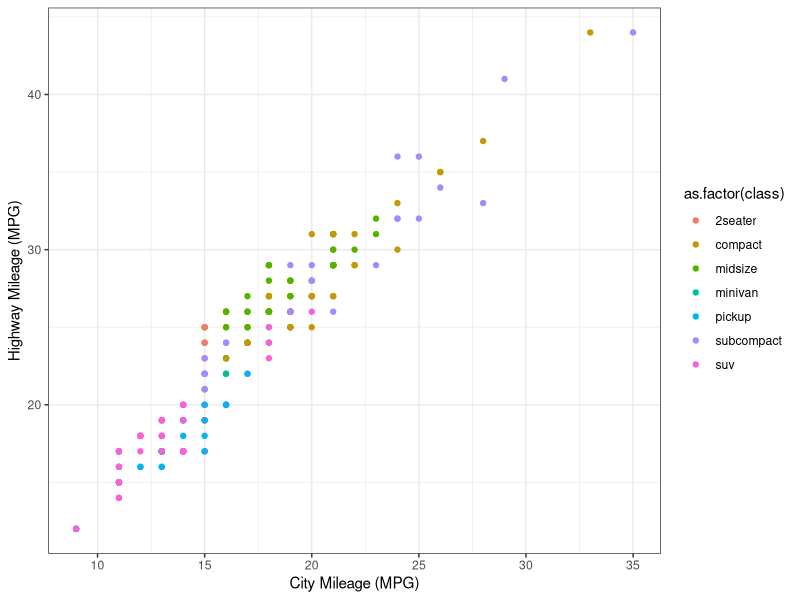
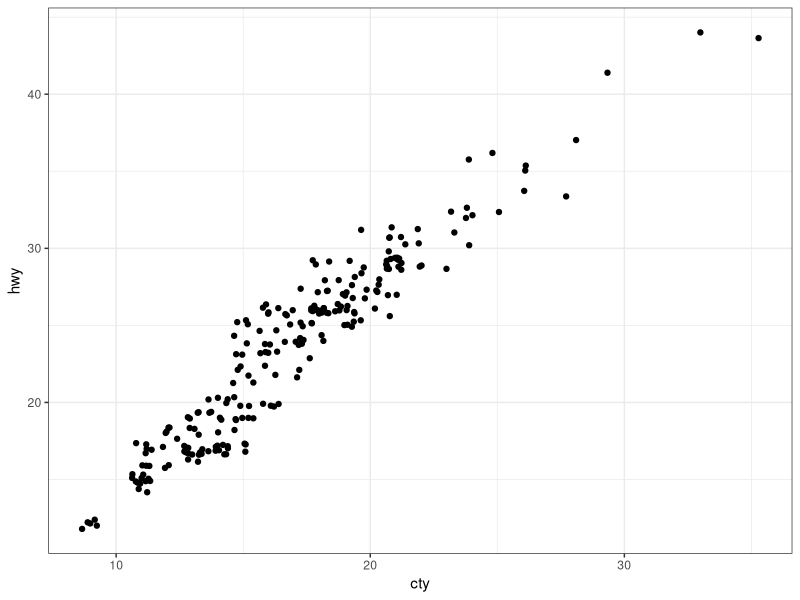
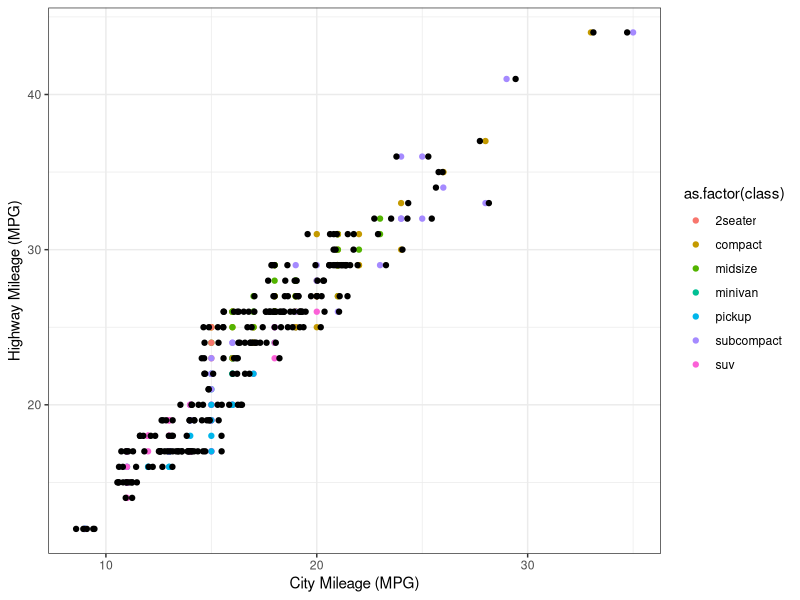
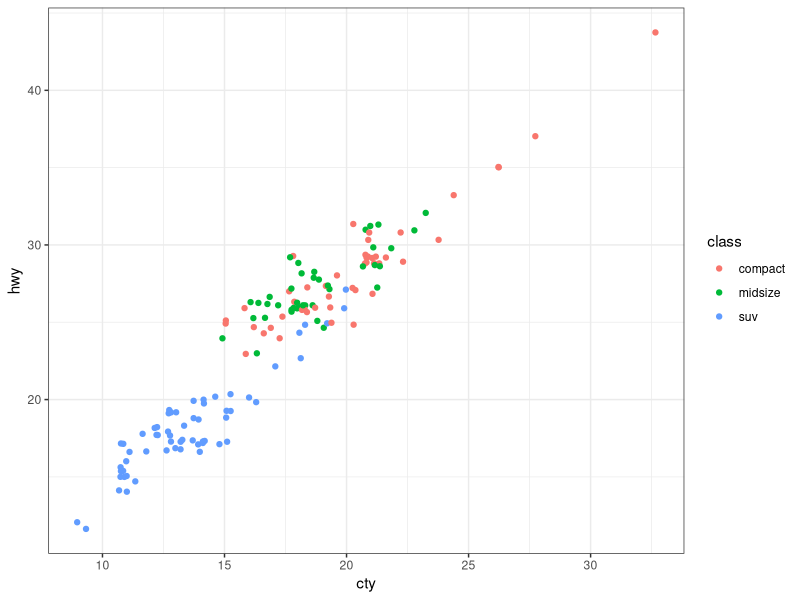
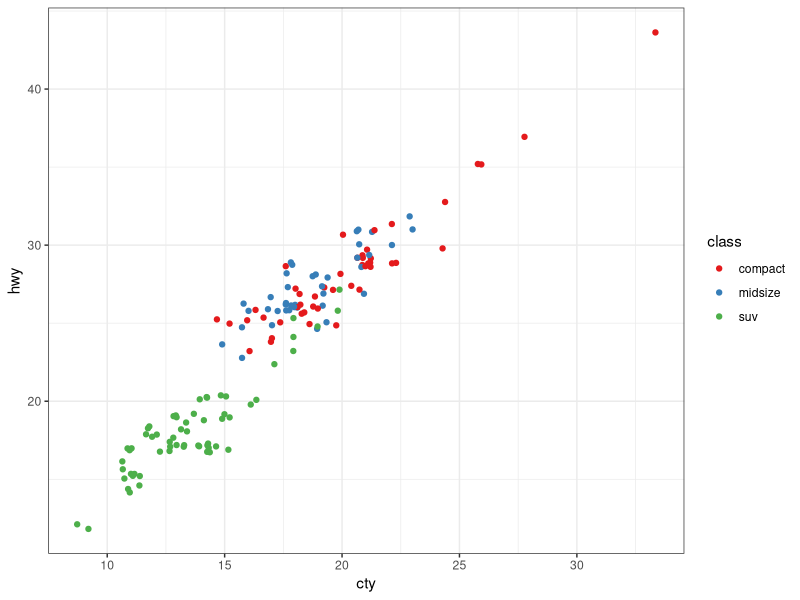
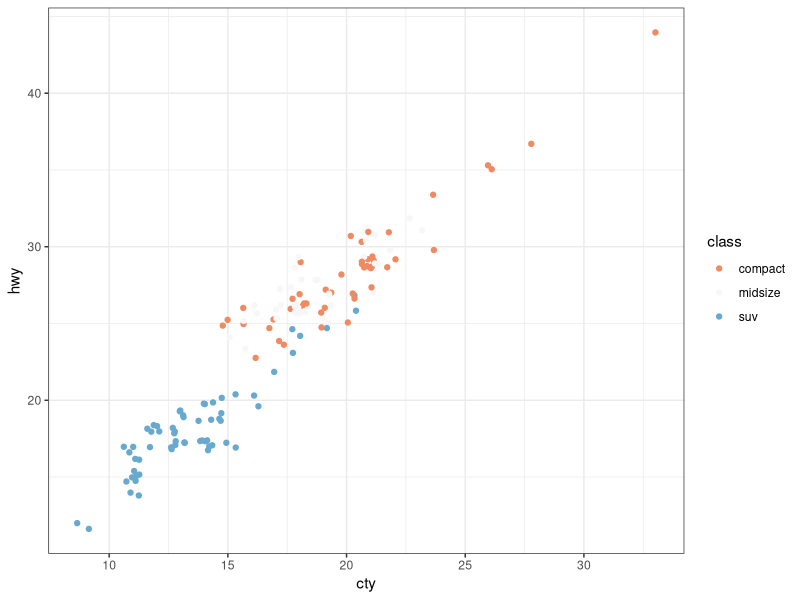
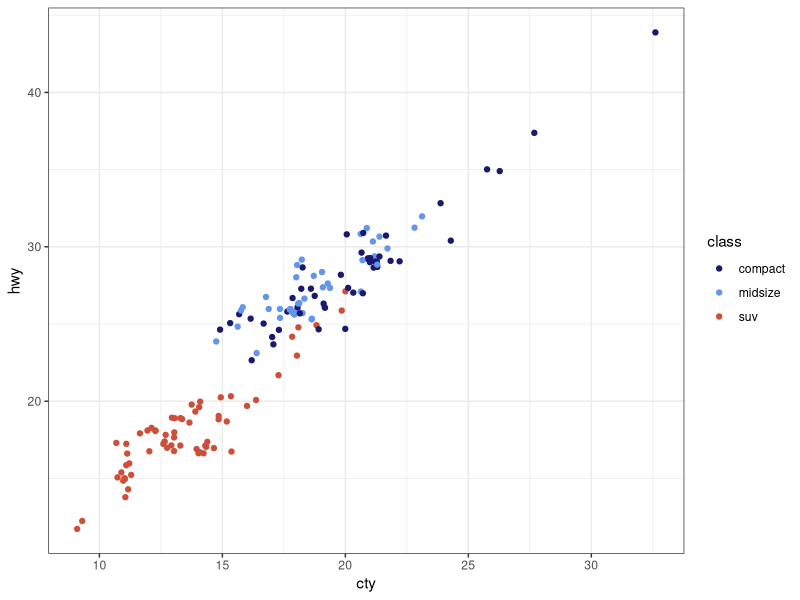
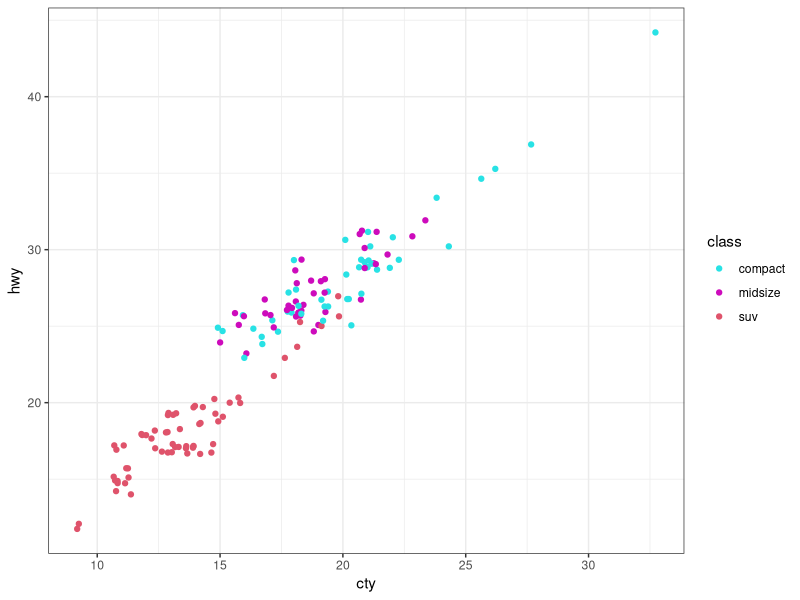

Generate these figures, in order, with R: (Note: this script raises an error after producing the figures.)
# ---------------------------------------------------------- #
#### MODULE 3: Plot even more data!                       ####               
# ---------------------------------------------------------- #

## OBJECTIVE:
# 1. To develop a "grammar of graphics".
# 2. To become comfortable using ggplot2 for exploratory data visualization.


# ---------------------------------------------------------- #
#### SET UP:                                              ####
# ---------------------------------------------------------- #
# REMINDER: In RStudio, open the Rproject for our course (UNCG_DataWrangling), 
# pull any changes from GitHub, and navigate to the branch you created for 
# yourself (just a single branch for the whole semester) in RStudio's Git tab.
# Open this week's assignment in this new branch to complete and submit on GitHub.
# Ideally, you'll commit your answers a bit at a time as you work through
# this assignment, rather than committing all at once at the end.

# Reminder of some helpful resources for graphing in R:
# ggplot Cookbook: http://www.cookbook-r.com/Graphs/
# Official ggplot2 Book: https://ggplot2-book.org/
# Themes in ggplot2: https://ggplot2-book.org/polishing.html#themes

# In ggplot2, aesthetic means “something you can see”. Each aesthetic is a
# mapping between a visual cue and a variable.
# Examples include:
# position (i.e., on the x and y axes)
# color (“outside” color)
# fill (“inside” color)
# shape (of points)
# line type
# size

# Each type of geometric object (geom) accepts only a subset of all aesthetics.
# Refer to the geom help pages to see what mappings each geom accepts. Aesthetic
# mappings are set with the aes() function.

# TASK: We will be using the ggplot2 package for graphing. Fortunately, ggplot2 
# is nested within the tidyverse package (along with many others).
# Start by writing code to load the tidyverse library.
# HINT: see the end of assignment #1 if you forgot how to load a package.

library(tidyverse)

# TASK: Write code below to set your theme to black and white and both your major
# AND minor gridlines to element_blank for all plots you'll be making today.
# HINT: Check back to last week's assignment section 1.9 for setting themes for
# all plots.

theme_set(theme_bw())

# ---------------------------------------------------------- #
#### 1.0 CORRELATION                                      ####
# ---------------------------------------------------------- #

# We learned how to make correlations last week, but it never hurts to get
# more practice! Let's start by using a data set built into ggplot2.
# The mpg dataset looks at the gas efficiency of different cars. Run the following
# code to load the data:
data(mpg, package = "ggplot2")

# TASK: Create a scatterplot (i.e., a dot plot) to relate city and highway mileage.
# Color the points by the class of car (class column) and label the x and y axis 
# to be more informative (City Mileage (MPG) vs Highway Mileage (MPG)).
# HINT: Refer back to last week's assignment or the ggplot help resources if you 
# forget how to make a scatterplot.

ggplot(data=mpg, aes(x = cty, y = hwy)) +
  geom_point(aes(color = as.factor(class))) +
  xlab("City Mileage (MPG)") +
  ylab("Highway Mileage (MPG)")

# Looks alright, but the graph may be hiding some information...
# QUESTION: How many data points are in the mpg dataframe?

## 234 observations.

# QUESTION: Approximately how many dots are in the graph you just made? How does
# that compare to the number of observations in the dataframe?

## ~80. This is significantly lower, probably because some of these most likely 
## overlap with each other, making it "look" like there is only one point.

# Try another correlation-focused geom that addresses this problem by running
# the following code:
ggplot(data=mpg, aes(x=cty, y=hwy)) + 
  geom_jitter()


# QUESTION: What happened when you created the plot with geom_jitter?

## There were significantly more points on the new graph.

# QUESTION: Run the code to create a plot using geom_jitter a second time. Then run it
# again and again. What happens each time? Why is this happening?

## The points change slightly, because jitter moves points that overlap slightly
## from their original points to visualize how many points are actually present.


# TASK: The default in geom_jitter is to jitter (or slightly move) the points away
# from each other in both the x and y directions. Check the help file for geom_jitter
# and write code below to make a graph where you jitter points in only the x-dimension
# by 0.5.

?geom_jitter

ggplot(data=mpg, aes(x = cty, y = hwy)) +
  geom_point(aes(color = as.factor(class))) +
  geom_jitter(width = 0.5, height = 0) +
  xlab("City Mileage (MPG)") +
  ylab("Highway Mileage (MPG)")


# ---------------------------------------------------------- #
#### 1.1 DETOUR! COLORS, COLORS, COLORS                   ####
# ---------------------------------------------------------- #

# Our world is so colorful, and our graphs can be too! But we want to be mindful
# of our color choices to not only be beautiful, but also informative and accessible.

# TASK: Create a new dataframe that filters our mpg data down to only information
# for car classes compact, midsize, and suv using an %in% statement. Name your 
# new dataframe mpgSubset.
# HINT: Refer back to the Transform assignment if you want help with %in% (or 
# try googling!)

mpgSubset <- mpg %>% 
  filter(class %in% c("compact","midsize","suv"))

# ggplot has lots of nice (and some not so nice) built-in color palettes that we 
# can use to fill our bars with color. Try running the following code:
ggplot(data=mpgSubset, aes(x=cty, y=hwy, color=class)) +
  geom_jitter()

# The code above supplies us with ggplot's default color palette, which I find not
# so pleasing. Let's try to change this!

# We can add a statement specifying the scale of colors we would prefer. One way
# to do this is to use other pre-set palettes from ggplot. Run the code below to 
# ask ggplot to use the color brewer's palette called Set 1.
ggplot(data=mpgSubset, aes(x=cty, y=hwy, color=class)) +
  geom_jitter() +
  scale_color_brewer(palette="Set1")

# Alternatively, we could use the "RdBu" palette:
ggplot(data=mpgSubset, aes(x=cty, y=hwy, color=class)) +
  geom_jitter() +
  scale_color_brewer(palette="RdBu")

# QUESTION: Investigate the color brewer's range of palettes at this website: 
# https://r-graph-gallery.com/38-rcolorbrewers-palettes.html
# What do you notice about the colors chosen from each of the palettes that we
# used above? (i.e., does it use the first three colors in the palette? The last
# three? Some other combination?)

## For Set1, it uses the first three colors, but for RdBu it splits the colors,
## using the middle value color for the second datapoints, and finds colors
## between this middle color (grey) and the max colors (dark red/dark blue).


# We could also pick out EXACTLY which colors we want for our figure. 
# There are 4 main ways to specify colors in R:
### by name
### by number
### by Hex code
### with the rgb() function

# By Name: R allows you to call more than 600 colors by name! Run the following
# code to see a list:
colors()

# We can put in the colors we chose for each variable by adding the 
# scale_color_manual() function to our plot. Try it out by running the following
# code:
ggplot(data=mpgSubset, aes(x=cty, y=hwy, color=class)) +
  geom_jitter() +
  scale_color_manual(values=c('midnightblue', 'cornflowerblue', 'tomato3'))


# You can also chose colors by number, which are assigned in R.

# TASK: Copy and paste the code to make our scatterplot and replace the color names
# with three numbers of your choice (between 1 and 657). How does your new figure look?
# HINT: remember to remove the quotation marks when calling numbers.

ggplot(data=mpgSubset, aes(x=cty, y=hwy, color=class)) +
  geom_jitter() +
  scale_color_manual(values=c(5, 54, 554))

# QUESTION: How do you think you could figure out which color name belongs to
# each color number?
# HINT: Try creating a dataframe from color() by passing it into the
# as.data.frame() function.

colorsVisualized <- as.data.frame(colors())

colorsVisualized[c(5,54,554),]

# You can also chose colors by Hex code. A Hex color code is a 6-symbol code made
# of up to three 2-symbol elements (6 symbols in length all together). Each of 
# the 2-symbol elements represents a color value in the Red-Green-Blue (RGB) color
# scale from 0 to 255. Hex codes are written with a # in front of them. Let's try
# out calling our colors using hex code.
ggplot(data=mpgSubset, aes(x=cty, y=hwy, color=class)) +
  geom_jitter() +
  scale_color_manual(values=c('#191970', '#6495ED', '#FF6347'))

# There are two great things about hex codes. First, you can call ANY color you 
# want with a hex code. That is, you're not limited to the 657 colors that are
# in ggplot. By specifying the color by hex code, you can pick literally anything!

# TASK: Google the search term "color picker". This should bring up google's color
# picker (in addition to a billion other color picking websites). Use this color
# picker to generate the hex codes for three new colors of your choice. Then copy
# and paste the above code, replacing the hex codes with your color choices.

ggplot(data=mpgSubset, aes(x=cty, y=hwy, color=class)) +
  geom_jitter() +
  scale_color_manual(values=c('#db7e40', '#60519e', '#d494c4'))

# The second great thing about hex codes is that you can control the transparency
# of your colors. Transparency is set in a hex code by adding two extra symbols
# to the end, which together make up the "alpha" element. Adding 00 to the end 
# of your hex code will make your color completely transparent, while adding FF 
# to the end will make it completely opaque. Any number/letters in-between will 
# result in partial transparency. You can find a complete list of transparencies
# between 0-100% here: https://gist.github.com/lopspower/03fb1cc0ac9f32ef38f4

# TASK: Try out transparency by copying and pasting your graph code below and
# adding the alpha element to the end of each of your hex codes to make your
# first color 0% transparent, your second color 50% transparent, and your third
# color 100% transparent.

ggplot(data=mpgSubset, aes(x=cty, y=hwy, color=class)) +
  geom_jitter() +
  scale_color_manual(values=c('#db7e4000', '#60519e80', '#d494c4FF'))

# QUESTION: What happened to the point that you set to 100% transparent?

## She disappeared. :(

# Finally, we can set our colors using the rgb() function. This operates very
# similarly to the hex code, where you can pick exactly the color and transparency
# you want. Try it out by running the following code:
ggplot(data=mpgSubset, aes(x=cty, y=hwy, color=class)) +
  geom_jitter() +
  scale_color_manual(values=c(rgb(.10, .10, .44, 1), rgb(.39, .58, .93, 1), rgb(1.0, .39, .28, 1)))

# TASK: Modify the above code to make all of your points 50% transparent.

ggplot(data=mpgSubset, aes(x=cty, y=hwy, color=class)) +
  geom_jitter() +
  scale_color_manual(values=c(rgb(.10, .10, .44, 0.5), rgb(.39, .58, .93, 0.5), rgb(1.0, .39, .28, 0.5)))


# There are so many inventive and artistic people in the world who have expanded
# the offerings for colors in ggplot. Check out some notable ones listed below
# when choosing colors for this assignment.
### Color-blind friendly palettes: https://github.com/JLSteenwyk/ggpubfigs
### Color palettes from vintage National Parks posters: https://github.com/katiejolly/nationalparkcolors
### Color palettes based on Wes Anderson movies: https://github.com/karthik/wesanderson
### Color palettes from famous Dutch paintings: https://github.com/EdwinTh/dutchmasters


# ---------------------------------------------------------- #
#### 1.2 DETOUR! LEGENDS                                  ####
# ---------------------------------------------------------- #

# When you specify colors in your ggplot code, R throws in a bonus legend for free!
# However, this legend is often not as clear or visually appealing as we might 
# prefer. But as with all geometric objects in ggplot, legends can be easily altered.

# Run the following code to create a scatter plot. Feel free to modify the colors
# as you prefer!
ggplot(data=mpgSubset, aes(x=cty, y=hwy, color=class)) +
  geom_jitter()

# QUESTION: Where did ggplot get the legend title and values from?

## The title came from the column name, the values come from the different 
## variables within the column (compact, midsize, suv).

# We could change the title and values in our legend by altering the dataframe
# we are passing into ggplot. But that seems a bit drastic. Instead, we can 
# lean on the same code that specifies our color picks to alter the legend text.
# Try it out by running the following code:
ggplot(data=mpgSubset, aes(x=cty, y=hwy, color=class)) + 
  ## Selects the dataset and plot (scatter), as well as the columns for the x-axis, y-axis, and color.
  geom_jitter() + 
  ## Jitters the values in no particular direction.
  scale_color_manual(values=c('#FCBA03', '#380754', '#496916'),
                     ## Sets the color values for each type (class) of car.
                     name='Class of Car', 
                     ## Sets the legend name.
                     breaks=c('suv', 'midsize', 'compact'), 
                     ## Identifies the original names we want to change.
                     labels=c('SUV', 'Midsize', 'Compact'))
                     ## Creates the new names for the labels.


# TASK: Label each line of the code above with what it is doing.
# HINT: Check the scale_color_manual help file or ggplot Cookbook for more info.


# IMPORTANT: It is important to pay attention to the order you provide ggplot with 
# your color choices and legend labels! Try running the following code:
ggplot(data=mpgSubset, aes(x=cty, y=hwy, color=class)) + 
  geom_jitter() + 
  scale_color_manual(values=c('#FCBA03', '#380754', '#496916'), 
                     name='Class of Car', 
                     breaks=c('suv', 'midsize', 'compact'), 
                     labels=c('Compact', 'SUV', 'Midsize')) 


# QUESTION: What is wrong with the code above? Why is it so important to be
# careful with the order you pass information into ggplot?

## The SUV data is now being represented by the 'Compact' label, making it seem
## like this is the Compact data in yellow, when Compact is actually green.

# While changing the legend text and factor order takes place in the scale_color_manual
# step, moving the legend around on the graph page is part of the graph theme. We
# can try this out using the code below:
ggplot(data=mpgSubset, aes(x=cty, y=hwy, color=class)) + 
  geom_jitter() + 
  theme(legend.position='top')


# TASK: Modify the code above to have the legend display along the bottom of
# the figure.

ggplot(data=mpgSubset, aes(x=cty, y=hwy, color=class)) + 
  geom_jitter() + 
  theme(legend.position='bottom')

# We can also have the legend located within the area of the graph itself! We can 
# do this by specifying the coordinates for where the legend should go within the
# graph axes. First we set the legend position and then we set the anchoring 
# position by justifying the legend.
### bottom left: 0,0
### bottom right: 1,0
### top left: 0,1
### top right: 1,1

# Try it out by running the following code:
ggplot(data=mpgSubset, aes(x=cty, y=hwy, color=class)) + 
  geom_jitter() + 
  theme(legend.position=c(1,0), legend.justification=c(1,0))

# QUESTION: What happens if you don't include the code for legend justification
# above?

ggplot(data=mpgSubset, aes(x=cty, y=hwy, color=class)) + 
  geom_jitter() + 
  theme(legend.position=c(1,0))

## It falls off the screen, haha. 

# TASK: Copy and paste the code from above. Modify it to place the legend in the
# upper left part of the graph.

ggplot(data=mpgSubset, aes(x=cty, y=hwy, color=class)) + 
  geom_jitter() + 
  theme(legend.position=c(0,1), legend.justification=c(0,1))


# Finally, we might want to remove the legend altogether! We would do so by
# modifying the theme as well. 

# TASK: Check the ggplot cookbook to find the legends section. Read what it says 
# about removing the legend. Then copy and paste the graph code from above. Modify
# the code to remove the legend.

ggplot(data=mpgSubset, aes(x=cty, y=hwy, color=class)) + 
  geom_jitter() + 
  theme(legend.position="none")

# ---------------------------------------------------------- #
#### 2.0 DEVIATION                                        ####
# ---------------------------------------------------------- #

# Used to compare variation in values between small number of items (or categories) 
# with respect to a fixed reference.

# Whether the graphical type is a deviation graph or a composition graph (or a 
# ranking graph) may depend on the underlying data structure.

# We used geom_bar() last week with factor data to create a bar graph. But
# geom_bar() is a bit tricky because it can make EITHER a bar graph or a histogram
# depending on the data you give it. The default of geom_bar() is to set stat to 
# count so if you give it just a continuous x value, it will make a histogram. Try
# it with the following code:
ggplot(data=mpg, aes(x=hwy)) + 
  geom_bar()

# In order to have the geom create bars and not a histogram, you must:
# 1) Set stat = identity
# 2) Provide both an x and a y inside the aes(), where x is either a character 
# or factor and y is numeric.

# TASK: Create a dataframe of summary statistics for the mpg data, calculating the
# mean, standard deviation, and standard error for highway mpg grouping by class.
# Name the resulting dataframe highwayMPG and your new variables hwy_mean, hwy_sd,
# and hwy_se.
# HINT: Look back at the Transform assignment if you forget how to summarize the
# data. Also recall, standard error = 1.96*standard deviation.

highwayMPG <- mpg %>%
  group_by(class) %>%
  summarise(across(hwy,
            .fns=list(mean=mean, sd=sd))) %>%
  ungroup() %>%
  mutate(hwy_se = hwy_sd*1.96)

?sd
?mutate

# TASK: Create a bar graph showing the average highway MPG on the y-axis and 
# car class on the x-axis. Fill the bars by class. Add in error bar caps that are 20%
# the width of the bars.
# HINT: Don't forget to change stat from the default in your geom_bar() statement!

ggplot(data=highwayMPG, aes(x=class, y=hwy_mean)) + 
  geom_bar(stat='identity',
           aes(fill=as.factor(class))) +
  geom_errorbar(aes(ymin=hwy_mean-hwy_se,
                    ymax=hwy_mean+hwy_se,
                    width=0.2))

# ---------------------------------------------------------- #
#### 2.1 DETOUR! COLORS AND LEGENDS, AGAIN                ####
# ---------------------------------------------------------- #

# Recall that some geometric elements require fills instead of (or sometimes in
# addition to) colors.

# TASK: Create a bar graph with the mpg summary stats with the following parameters:
# (1) Black bar outline
# (2) Bars filled with the color brewer palette "Dark2" using the scale_fill_manual
#     statement
# (3) No legend
# (4) Informative x- and y-axis labels. 

ggplot(data=highwayMPG, 
       aes(x=class, y=hwy_mean)) + 
  xlab("Vehicle Class") +
  ylab("Average Highway Mileage (MPG") +
  geom_bar(stat='identity',
           aes(fill=as.factor(class)),
           color='black') +
  scale_fill_brewer(palette="Dark2") +
  geom_errorbar(aes(ymin=hwy_mean-hwy_se,
                    ymax=hwy_mean+hwy_se,
                    width=0.2)) +
  theme(legend.position="none")

  

?scale_fill_manual
# HINT: Carefully consider whether your color and/or fill should go within an aes() 
# statement, the scale_fill_manual or scale_color_manual statements, or neither.
# If in doubt, try a bunch of ways until it looks how we want it. And consult 
# your helpful ggplot resources on the web.


# ---------------------------------------------------------- #
#### 2.2 DETOUR! AXIS MODIFICATIONS                       ####
# ---------------------------------------------------------- #

# Run the following code, feeling free to modify colors as you prefer:
ggplot(data=highwayMPG, aes(x=class, y=hwy_mean, fill=class)) +
  geom_bar(stat='identity') 

# QUESTION: Where is ggplot getting the x-axis tick labels from?

## From the x-axis being class, it's using the variables present in class to 
## label the ticks.

# Often our tick labels are not the best. We can modify them to be more informative
# or visually appealing by directly modifying the dataframe, but again this feels
# a bit extreme. Instead, we can directly modify the scale of the axis. For axes
# that deal with categories, we are setting the discrete scale. Try it out by
# running the following code:
ggplot(data=highwayMPG, aes(x=class, y=hwy_mean, fill=class)) +
  geom_bar(stat='identity') +
  scale_x_discrete(labels=c('sport', 'compact', 'midsize', 'minivan', 'pickup', 'subcompact', 'SUV'))

# We can also change the scale of the continuous axes, including how large they are
# and where the tick marks fall as follows:
ggplot(data=highwayMPG, aes(x=class, y=hwy_mean, fill=class)) +
  geom_bar(stat='identity') +
  scale_y_continuous(breaks=seq(0, 50, 10)) +
  coord_cartesian(ylim=c(0,50))

# QUESTION: Try running the code above without the coord_cartesian() statement. 
# What is surprising about the resulting graph? Based on this result, what do you
# think the coord_cartesian() statement does?

ggplot(data=highwayMPG, aes(x=class, y=hwy_mean, fill=class)) +
  geom_bar(stat='identity') +
  scale_y_continuous(breaks=seq(0, 50, 10))

## It provides the start and end values for an axis to show, in this case 0 to 50.

# We can also add a statement into the scale discrete or continuous statements
# to name our axes, rather than putting in a whole separate step of xlab() or ylab().
# Try it out with the following code:
ggplot(data=highwayMPG, aes(x=class, y=hwy_mean, fill=class)) +
  geom_bar(stat='identity') +
  scale_x_discrete(name='Class of Car') +
  scale_y_continuous(name='Mean Highway MPG')


# Finally, we can flip our axes easily in ggplot as follows:
ggplot(data=highwayMPG, aes(x=class, y=hwy_mean, fill=class)) +
  geom_bar(stat='identity') +
  coord_flip()


# TASK: Let's put it all together. Make a graph of the mpg summary stats with the
# following specifications:
# (1) color by class of car using a color scheme of your choice (not the default)
# (2) plot the class of car on the x-axis and the highway MPG on the y axis
# (3) include better names for the x- and y-axis titles
# (4) include better names for the car classes
# (5) set the scale of the highway mpg to run from 0 to 30 with breaks every 5 
# (6) flip your axes
# (7) remove the legend


ggplot(data=highwayMPG, 
       aes(x=class, y=hwy_mean)) + 
  xlab("Vehicle Class") +
  ylab("Average Highway Mileage (MPG)") +
  geom_bar(stat='identity',
           aes(fill=as.factor(class)),
           color='black') +
  scale_x_discrete(labels=c('sport', 'compact', 'midsize', 'minivan', 'pickup', 'subcompact', 'SUV')) +
  scale_y_continuous(breaks=seq(0, 30, 5)) +
  coord_cartesian(ylim=c(0,30)) +
  scale_fill_brewer(palette="Spectral") +
  theme(legend.position="none")

# ---------------------------------------------------------- #
#### 3.0 RANKING                                          ####
# ---------------------------------------------------------- #
# Used to compare the position or performance of multiple items with respect to 
# each other. Actual values matters somewhat less than the ranking.

# TASK: Create a dataframe of summary statistics for the mpg data, calculating the
# mean, standard deviation, and standard error for CITY mpg grouping by class.
# Name the resulting dataframe cityMPG and your new variables city_mean, city_sd,
# and city_se.
# HINT: Look back at the Transform assignment if you forget how to summarize the
# data. Also, standard error = 1.96*standard deviation.


# Now we want to plot our data in order from smallest to largest city MPG to get
# a ranking. To do so, we need to use the reorder() function to rearrange the data
# going into our x-axis.
ggplot(cityMPG, aes(x=reorder(class, city_mean), y=city_mean)) + 
  geom_bar(stat="identity")

# TASK: Recreate the above ranking figure to include the following:
# (1) class of car on the x-axis with informative axis and tick labels
# (2) MPG ordered from highest to lowest (hint: try google if you're unsure)
# (3) bars with dary grey outlines and filled by class with your favorite color scheme
# (4) error bars with end caps 30% the width of the bars
# (5) y-axis from 0 to 30 with tick marks every 5
# (6) no legend.


# ---------------------------------------------------------- #
#### 4.0 DISTRIBUTION                                     ####
# ---------------------------------------------------------- #
# When you have lots and lots of data points and want to study where and how the
# data points are distributed.

# Histograms can be accomplished with either geom_bar() or geom_histogram()
ggplot(mpg, aes(hwy)) + 
  geom_histogram()

# TASK: Recreate the graph above, but using geom_bar() instead


# TASK: Try making a histogram with the categorical variable 'manufacturer'.
# What error message do you get?


# QUESTION: What happens when you follow the advice of the error message and 
# make stat='count'?
ggplot(mpg, aes(manufacturer)) + 
  geom_histogram(stat="count")


# TASK: Make a boxplot comparing the distribution of cty (city mileage) for
# each class of car.
# HINT: Look back to last week if you forget how to make a boxplot.


# We can also make a different type of distribution, a violin plot using the 
# geom_violin statement as follows:
ggplot(mpg, aes(x=class, y=cty)) + 
  geom_violin()

# QUESTION: What does a violin plot show? Check google if you're unsure.


# ---------------------------------------------------------- #
#### 5.0 COMPOSITION                                      ####
# ---------------------------------------------------------- #
# Bar charts and pie charts are classic ways of showing composition of a dataset.

# TASK: Let's get some data for this task by determining the number of cars from 
# each car manufacturer in our mpg dataframe. We can do this as follows:
manufacturerFreq <- mpg %>% 
  group_by(manufacturer) %>% 
  summarize(frequency=length(manufacturer)) %>% 
  ungroup()

# TASK: Make a bar graph of the number of cars (frequency) by manufacturer using
# the dataframe we created above.


# We can switch the bar chart you created above into a pie chart simply by changing
# the coordinate system through a series of steps as follows:

ggplot(manufacturerFreq, aes(x=manufacturer, y=frequency)) +
  geom_bar(stat="identity") +
  coord_polar()

ggplot(manufacturerFreq, aes(x=manufacturer, y=frequency, fill=manufacturer)) +
  geom_bar(stat="identity") +
  coord_polar()

ggplot(manufacturerFreq, aes(x="", y=frequency, fill=manufacturer)) +
  geom_bar(stat="identity", width=1) +
  coord_polar()

ggplot(manufacturerFreq, aes(x="", y=frequency, fill=manufacturer)) +
  geom_bar(stat="identity", width=1) +
  coord_polar(theta="y")

ggplot(manufacturerFreq, aes(x="", y=frequency, fill=manufacturer)) +
  geom_bar(stat="identity", width=1) +
  coord_polar(theta="y", start=0) +
  theme_void() +
  theme(legend.title = element_text(size = 12.5), 
        legend.text  = element_text(size = 8.5),
        legend.key.size = unit(.75, "lines"))

# TASK: Annotate the code below to describe what each line does:
ggplot(manufacturerFreq, aes(x="", y=frequency, fill=manufacturer)) +
  geom_bar(stat="identity", width=1) +
  coord_polar(theta="y", start=0) +
  theme_void() +
  theme(legend.title = element_text(size = 12.5), 
        legend.text  = element_text(size = 8.5),
        legend.key.size = unit(.75, "lines"))


# ---------------------------------------------------------- #
#### 6.0 CHANGE                                           ####
# ---------------------------------------------------------- #

# Time series are often best visualized with line graphs. Let's try this out
# with some new data:
data("economics")

# TASK: Use the economics dataset to plot the number of people who are unemployed
# over time (unemploy vs date). Make a scatterplot, then connect the points with 
# lines using geom_line().
# HINT: use ?economics to get more information about this dataset.




# ---------------------------------------------------------- #
#### GROUPS AND MAPS                                      ####
# ---------------------------------------------------------- #

# Let's save these for group project options, this assignment is really long!









# REMEMBER: Save and push your script when you're done with this assignment!
